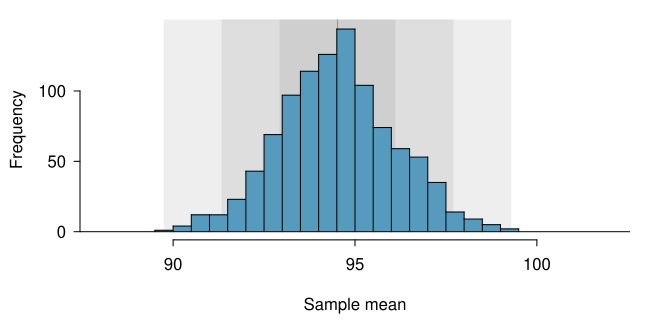

R code for this plot:
library(openintro)
data(COL)

myPDF('netTime1000SamplingDistribution.pdf', 6.5, 3.2,
      mar = c(4, 4, 1, 1),
      mgp = c(2.7,0.7,0))

set.seed(5)
means <- c()
for (i in 1:1000) {
  temp <- sample(nrow(run10), 100)
  means[i] <- mean(run10$time[temp], na.rm=TRUE)
}

plot(0, 0,
     type = 'n',
     xlim = c(88, 102),
     ylim = c(0, 145),
     xlab = 'Sample mean',
     ylab = 'Frequency',
     axes = FALSE)
m <- mean(run10$time, na.rm = TRUE)
s <- sd(run10$time, na.rm = TRUE)/10
rect(m - s / 100, 0, m + s / 100, 1500,
     col = '#00000044',
     border = '#00000000')
rect(m - s, 0, m + s, 1500,
     col = '#00000011',
     border = '#00000000')
rect(m - 2 * s, 0, m + 2 * s, 1500,
     col = '#00000011',
     border = '#00000000')
rect(m - 3 * s, 0, m + 3 * s, 1500,
     col = '#00000011',
     border = '#00000000')
histPlot(means, col = COL[1], breaks = 25, add = TRUE)
abline(h = 0)
axis(1, at = c(90, 95, 100))
axis(2, at = c(0, 50, 100))
dev.off()
